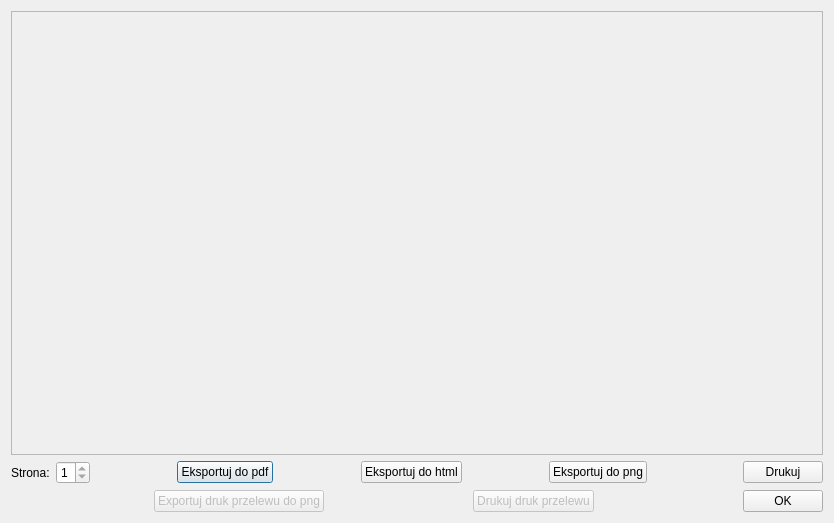
<ui version="4.0" >
 <class>Podglad</class>
 <widget class="QDialog" name="Podglad" >
  <property name="geometry" >
   <rect>
    <x>0</x>
    <y>0</y>
    <width>834</width>
    <height>523</height>
   </rect>
  </property>
  <property name="windowTitle" >
   <string>Podgląd wydruku</string>
  </property>
  <layout class="QGridLayout" name="gridLayout" >
   <item row="0" column="0" >
    <layout class="QVBoxLayout" name="_2" >
     <item>
      <layout class="QHBoxLayout" name="_3" >
       <item>
        <widget class="QFrame" name="frame4" >
         <property name="frameShape" >
          <enum>QFrame::StyledPanel</enum>
         </property>
         <property name="frameShadow" >
          <enum>QFrame::Raised</enum>
         </property>
        </widget>
       </item>
      </layout>
     </item>
    </layout>
   </item>
   <item row="1" column="0" >
    <layout class="QHBoxLayout" name="_4" >
     <item>
      <widget class="QLabel" name="textLabel2" >
       <property name="text" >
        <string>Strona:</string>
       </property>
       <property name="wordWrap" >
        <bool>false</bool>
       </property>
      </widget>
     </item>
     <item>
      <widget class="QSpinBox" name="pagespinbox" >
       <property name="minimum" >
        <number>1</number>
       </property>
       <property name="maximum" >
        <number>1</number>
       </property>
      </widget>
     </item>
     <item>
      <spacer name="spacer7" >
       <property name="orientation" >
        <enum>Qt::Horizontal</enum>
       </property>
       <property name="sizeType" >
        <enum>QSizePolicy::Expanding</enum>
       </property>
       <property name="sizeHint" stdset="0" >
        <size>
         <width>24</width>
         <height>20</height>
        </size>
       </property>
      </spacer>
     </item>
     <item>
      <widget class="QPushButton" name="savepdfbtn" >
       <property name="text" >
        <string>Eksportuj do pdf</string>
       </property>
       <property name="shortcut" >
        <string/>
       </property>
      </widget>
     </item>
     <item>
      <spacer name="spacer8" >
       <property name="orientation" >
        <enum>Qt::Horizontal</enum>
       </property>
       <property name="sizeType" >
        <enum>QSizePolicy::Expanding</enum>
       </property>
       <property name="sizeHint" stdset="0" >
        <size>
         <width>16</width>
         <height>20</height>
        </size>
       </property>
      </spacer>
     </item>
     <item>
      <widget class="QPushButton" name="htmlBtn" >
       <property name="text" >
        <string>Eksportuj do html</string>
       </property>
      </widget>
     </item>
     <item>
      <spacer name="spacer1" >
       <property name="orientation" >
        <enum>Qt::Horizontal</enum>
       </property>
       <property name="sizeType" >
        <enum>QSizePolicy::Expanding</enum>
       </property>
       <property name="sizeHint" stdset="0" >
        <size>
         <width>16</width>
         <height>20</height>
        </size>
       </property>
      </spacer>
     </item>
     <item>
      <widget class="QPushButton" name="jpgBtn" >
       <property name="text" >
        <string>Eksportuj do png</string>
       </property>
      </widget>
     </item>
     <item>
      <spacer name="spacer5" >
       <property name="orientation" >
        <enum>Qt::Horizontal</enum>
       </property>
       <property name="sizeType" >
        <enum>QSizePolicy::Expanding</enum>
       </property>
       <property name="sizeHint" stdset="0" >
        <size>
         <width>90</width>
         <height>20</height>
        </size>
       </property>
      </spacer>
     </item>
     <item>
      <widget class="QPushButton" name="prnBtn" >
       <property name="text" >
        <string>Drukuj</string>
       </property>
      </widget>
     </item>
    </layout>
   </item>
   <item row="2" column="0" >
    <layout class="QHBoxLayout" name="_5" >
     <item>
      <spacer name="spacer6" >
       <property name="orientation" >
        <enum>Qt::Horizontal</enum>
       </property>
       <property name="sizeType" >
        <enum>QSizePolicy::Expanding</enum>
       </property>
       <property name="sizeHint" stdset="0" >
        <size>
         <width>130</width>
         <height>20</height>
        </size>
       </property>
      </spacer>
     </item>
     <item>
      <widget class="QPushButton" name="pushButton6" >
       <property name="enabled" >
        <bool>false</bool>
       </property>
       <property name="text" >
        <string>Exportuj druk przelewu do png</string>
       </property>
      </widget>
     </item>
     <item>
      <spacer name="spacer1_3" >
       <property name="orientation" >
        <enum>Qt::Horizontal</enum>
       </property>
       <property name="sizeType" >
        <enum>QSizePolicy::Expanding</enum>
       </property>
       <property name="sizeHint" stdset="0" >
        <size>
         <width>16</width>
         <height>20</height>
        </size>
       </property>
      </spacer>
     </item>
     <item>
      <widget class="QPushButton" name="pushButton7" >
       <property name="enabled" >
        <bool>false</bool>
       </property>
       <property name="text" >
        <string>Drukuj druk przelewu</string>
       </property>
      </widget>
     </item>
     <item>
      <spacer name="spacer7_2" >
       <property name="orientation" >
        <enum>Qt::Horizontal</enum>
       </property>
       <property name="sizeType" >
        <enum>QSizePolicy::Expanding</enum>
       </property>
       <property name="sizeHint" stdset="0" >
        <size>
         <width>110</width>
         <height>20</height>
        </size>
       </property>
      </spacer>
     </item>
     <item>
      <widget class="QPushButton" name="cnlBtn" >
       <property name="text" >
        <string>OK</string>
       </property>
      </widget>
     </item>
    </layout>
   </item>
  </layout>
 </widget>
 <layoutdefault spacing="6" margin="11" />
 <pixmapfunction>qPixmapFromMimeSource</pixmapfunction>
 <resources/>
 <connections/>
</ui>
